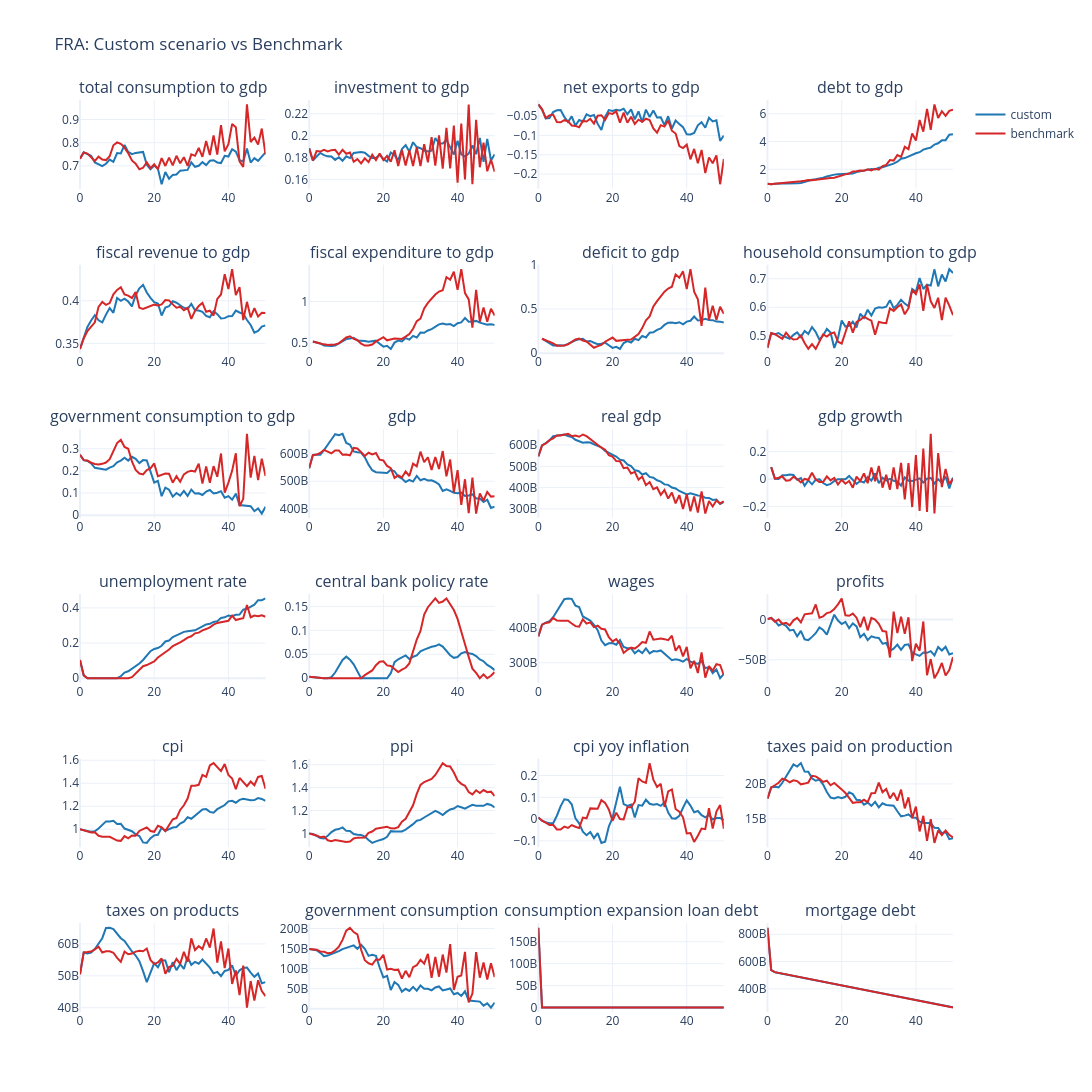

Notebook cell for this chart:
### Code cell
run_benchmark = True
force_rerun_benchmark = True

if run_benchmark:
    output_dir = cfg.output_path or Path("data/output")
    output_dir.mkdir(parents=True, exist_ok=True)

    data_pkl_path = output_dir / "data_benchmark.pkl"
    df_benchmark_path = output_dir / f"{cfg.country_iso3}_df_benchmark.pkl"
    benchmark_model_path = output_dir / f"{cfg.country_iso3}_benchmark.h5"

    benchmark_spec = {
        "country_iso3": cfg.country_iso3,
        "seed": seed,
        "t_max": cfg.t_max,
        "time_unit": 3,
        "raw_data_path": str(cfg.raw_data_path or Path("data/hfcs/raw")),
        "single_hfcs_survey": False,
        "n_industries": None,
    }

    use_cached_df = df_benchmark_path.exists() and not force_rerun_benchmark
    use_cached_data = data_pkl_path.exists() and not force_rerun_benchmark

    # Load cached benchmark dataframe if available
    if use_cached_df:
        df_benchmark = pd.read_pickle(df_benchmark_path)

        print(f"Loaded cached benchmark dataframe from: {df_benchmark_path}")
        print("Benchmark spec:")
        print(df_benchmark.attrs.get("benchmark_spec", {}))

    else:
        # Load cached benchmark data if available, otherwise build it once
        if use_cached_data:
            data = DataWrapper.init_from_pickle(str(data_pkl_path))
            print(f"Loaded cached benchmark data from: {data_pkl_path}")
        else:
            # Load data configuration
            with open(f"{cfg.config_dir}/data_config_FRA.yaml", "r") as f:
                data_config = yaml.safe_load(f)
            data_config["country_configs"] = split_country_configs(data_config["country_configs"])
            data_config = DataConfiguration(**data_config)

            # This is the "default" data config, not accounting for the changes in data_config_FRA.yaml 
            # data_config = default_data_configuration(
            #     countries=[cfg.country_iso3],
            #     seed=cfg.seed,
            # )
            # data_config.time_unit = benchmark_spec["time_unit"]

            data = DataWrapper.from_config(
                configuration=data_config,
                raw_data_path=cfg.raw_data_path or Path("data/hfcs/raw"),
                single_hfcs_survey=benchmark_spec["single_hfcs_survey"],
            )
            data.save(str(data_pkl_path))
            print(f"Created benchmark data and saved to: {data_pkl_path}")

        benchmark_spec["n_industries"] = data.n_industries

        with open(f"{cfg.config_dir}/country_config_FRA.yaml", "r") as f:
            country_config_dict = yaml.safe_load(f)
        country_cfg = CountryConfiguration(**country_config_dict[cfg.country_iso3])
        country_cfg = align_country_configuration_to_data(country_cfg, n_industries=data.n_industries)

        # country_cfg.central_government.functions.social_benefits.name = 'GrowthSocialBenefitsSetter'
        # country_cfg.central_government.functions.social_benefits.name = 'DefaultSocialBenefitsSetter'
        country_cfg.central_government.functions.social_benefits.name = 'ConstantSocialBenefitsSetter'
        country_cfg.central_bank.functions.policy_rate.name = 'SmoothTaylorRule'
        # country_cfg.firms.functions.productivity_growth.name = 'NoOpTFPGrowth'
        # country_cfg.labour_market.functions.clearing.name = 'PolednaLabourMarketClearer'
        # country_cfg.central_bank.functions.policy_rate.name = 'PolednaPolicyRate'
        # country_cfg.government_entities.functions.consumption.name = 'ConstantGrowthGovernmentConsumptionSetter'
        country_cfg.government_entities.functions.consumption.name = 'AutoregressiveGovernmentConsumptionSetter'
        country_cfg.government_entities.functions.consumption.parameters['consistency'] = 0

        print('Configuration summary')
        print({'productivity_growth': country_cfg.firms.functions.productivity_growth.name,
               'labour_market_clearer': country_cfg.labour_market.functions.clearing.name,
               'policy_rate_rule': country_cfg.central_bank.functions.policy_rate.name,
               'benefits_rule':  country_cfg.central_government.functions.social_benefits.name})
        
        country_configurations = {cfg.country_iso3: country_cfg}

        benchmark_configuration = SimulationConfiguration(
            country_configurations=country_configurations,
            t_max=cfg.t_max,
            seed=seed,
        )

        benchmark_model = Simulation.from_datawrapper(
            datawrapper=data,
            simulation_configuration=benchmark_configuration,
        )
        benchmark_model.run()

        benchmark_model.save(
            save_dir=output_dir,
            file_name=benchmark_model_path.name,
        )

        df_benchmark = build_macro_output_df(
            benchmark_model,
            country_code=cfg.country_iso3,
        )
        df_benchmark.attrs["benchmark_spec"] = benchmark_spec
        df_benchmark.to_pickle(df_benchmark_path)

        print(f"Benchmark complete. Model saved to: {benchmark_model_path}")
        print(f"Benchmark dataframe cached at: {df_benchmark_path}")
        print("Benchmark spec:")
        print(df_benchmark.attrs.get("benchmark_spec", {}))

    # Compare custom scenario output against benchmark
    plot_output(
        df=df_base[plot_columns],
        df_compare=df_benchmark[plot_columns],
        no_rows=n_rows,
        no_cols=n_cols,
        country_code=f"{cfg.country_iso3}: Custom scenario vs Benchmark",
        line_color="#1f77b4",
        compare_line_color="#d62728",
        base_name="custom",
        compare_name="benchmark",
        base_height=300,
        base_width=400,
    )
else:
    print("Set run_benchmark = True to execute the benchmark scenario.")

    
fiscal_cols = [
    'unemployment benefits', 'other benefits', 'government consumption', 'interest payments on debt',
    'unemp_benefits_to_expenditure', 'other_benefits_to_expenditure', 'gov_consumption_to_expenditure', 'interest_payments_on_debt_to_expenditure', 
    'unemployment rate', 'cpi', 'debt to gdp', 'policy_rate', 'gdp', 'debt', 'fiscal expenditure', 'deficit', 'gdp growth',
    ]


plot_output(
    df=df_base[fiscal_cols],
    df_compare=df_benchmark[fiscal_cols],
    no_rows=5,
    no_cols=4,
    country_code=cfg.country_iso3,
    line_color="#1f77b4",
    base_height=200,
    base_width=400,
)

print(df_base[['unemployment rate', 'real gdp']].corr().round(2))
print(df_benchmark[['unemployment rate', 'real gdp']].corr().round(2))
